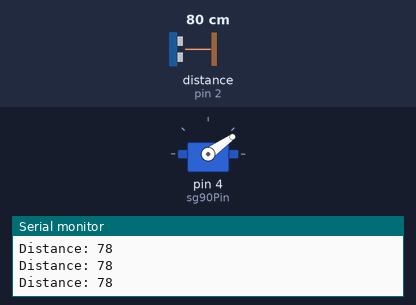
Simulated run of this sketch. Board: Arduino Uno, built with avr-gcc and run on an emulated ATmega328P. Parts: servo, the last lines printed to the serial monitor. Wiring (inferred from the names in the program): ultrasonic range finder: trigger pin 3; echo pin 2. Inputs (shaded band) come from the test bench; at power-on: distance to the obstacle (sensor on pin 2) 80 cm. The echo pulse lasts 58.3 µs per cm.

Above: at 3.2 s.
3.3 s: distance to the obstacle (sensor on pin 2) set to 35 cm
4.8 s: distance to the obstacle (sensor on pin 2) set to 28 cm
At 5.3 s:
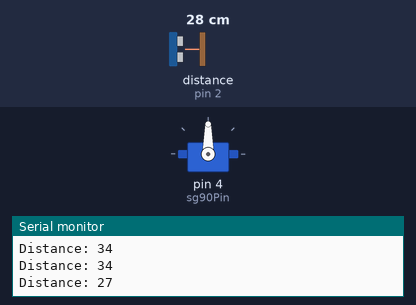
6.3 s: distance to the obstacle (sensor on pin 2) set to 60 cm
At 8.0 s:
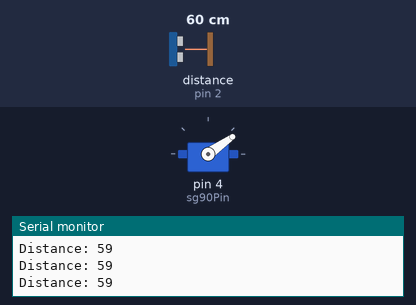
8.3 s: distance to the obstacle (sensor on pin 2) set to 2 cm
At 9.0 s:
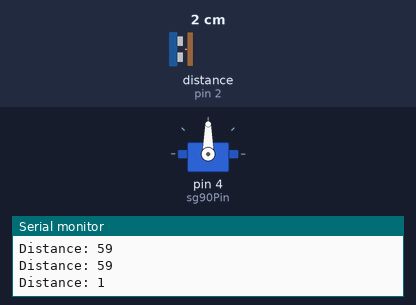
Timing chart, 0 to 10.8 s (numbered marks = the images above; inputs shaded):
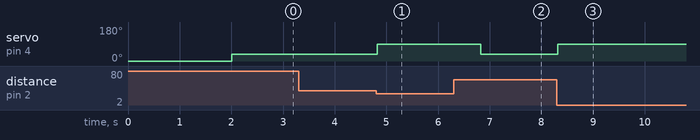

Measured:
- the behaviour switches between 32 and 31 cm on distance to the obstacle (sensor on pin 2) (found by bisection; images 0 and 1)
- after the input at 4.8 s, servo on pin 4 (sg90Pin): 35° → 90° at once
- after the input at 6.3 s, servo on pin 4 (sg90Pin): 90° → 35° after 0.53 s
- after the input at 8.3 s, servo on pin 4 (sg90Pin): 35° → 90° at once

The sketch:

sketch_sep23b.ino
```cpp
#include <Arduino.h>
#include <Servo.h>

Servo sg90;
int sg90Pin = 4;

int trigPin = 3;
int echoPin = 2;

long time;
int distance;

void setup() {
  sg90.attach(sg90Pin);
  sg90.write(0);
  delay(2000);

  //choosing trigger-pin as outp & echo-pin as inp
  pinMode(trigPin, OUTPUT);
  pinMode(echoPin, INPUT);

  Serial.begin(9600);
}

void loop() {
  //setting trigger-pin to 0V
  digitalWrite(trigPin, LOW);
  delayMicroseconds(2);

  //setting trigger-pin to 5V for 10 microseconds
  digitalWrite(trigPin, HIGH);
  delayMicroseconds(10);

  digitalWrite(trigPin, LOW);

  //reads echo-pin & returns sound wave as microseconds
  time = pulseIn(echoPin, HIGH);

  distance = time * 0.034 / 2;

  Serial.print("Distance: ");
  Serial.println(distance);

  if (distance <= 30) {
    sg90.write(90);
    delay(2000);
  } else {
    sg90.write(35);
  }
}
```
